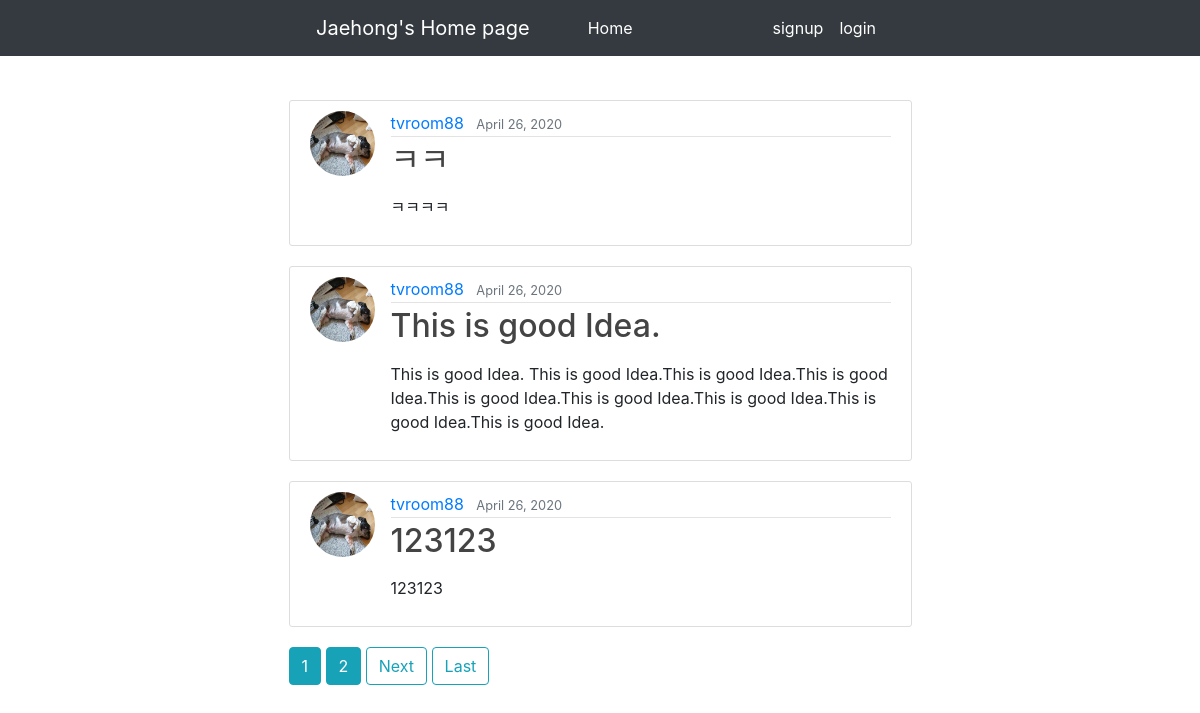
The page / on the database its author committed.
### blog/models.py (models this page shows, shortened)
class Post(models.Model):
    title = models.CharField(max_length=100)
    content = models.TextField()
    date_posted = models.DateTimeField(default=timezone.now)
    author = models.ForeignKey(User, on_delete=models.CASCADE)

### users/models.py (models this page shows, shortened)
class Profile(models.Model):
    user = models.OneToOneField(User, on_delete=models.CASCADE)
    image = models.ImageField(default='default.jpg', upload_to='profile_pics')

### blog/views.py (the view)
# urls.py: path('', PostListView.as_view(), name='home'),
class PostListView(ListView):
    model = Post
    template_name = 'blog/home.html'
    context_object_name = 'posts'
    ordering = ['-date_posted']
    paginate_by = 3

### blog/templates/blog/home.html (shortened to what this page needs)
{% extends "base.html" %}
{% block content %}
    {% for post in posts %}
        <article class="media content-section">
            <img class="rounded-circle article-img" src="{{ post.author.profile.image.url }}">
            <div class="media-body">
                <div class="article-metadata">
                    <a class="mr-2" href="{% url 'user-posts' post.author.username %}">{{ post.author }}</a>
                    <small class="text-muted">{{ post.date_posted|date:"F d, Y" }}</small>
                </div>
                <h2><a class="article-title" href="{% url 'post-detail' post.id %}">{{ post.title|linebreaks }}</a></h2>
                <p class="article-content">{{ post.content }}</p>
            </div>
        </article>
    {% endfor %}
    {% if is_paginated %}
        <div class="bottom-things">
            {% for num in page_obj.paginator.page_range %}
                {% if page_obj.number == num %}
                    <a class="btn btn-info mb-4" href="?page={{ num }}">{{ num }}</a>
                {% elif num > page_obj.number|add:'-3' and  num < page_obj.number|add:'3' %}
                    <a class="btn btn-info mb-4" href="?page={{ num }}">{{ num }}</a>
                {% endif %}
            {% endfor %}
            {% if page_obj.has_next %}
                <a class="btn btn-outline-info mb-4" href="?page={{ page_obj.next_page_number }}">Next</a>
                <a class="btn btn-outline-info mb-4" href="?page={{ page_obj.paginator.num_pages }}">Last</a>
            {% endif %}
        </div>
    {% endif %}
{% endblock content %}

### templates/base.html (shortened to what this page needs)
{% load static %}
<!doctype html>
<html lang="en">
<head>
    <link rel="stylesheet" href="https://stackpath.bootstrapcdn.com/bootstrap/4.4.1/css/bootstrap.min.css"
>
    <link rel="stylesheet" type="text/css" href="{% static 'blog/main.css' %}">
</head>
<body class="d-flex flex-column h-100">
<header>
    <nav class="navbar navbar-expand-md navbar-dark fixed-top bg-dark">
        <a id="up-left1" class="navbar-brand" href="#">Jaehong's Home page</a>
        <div class="collapse navbar-collapse" id="navbarCollapse">
            <ul id="up-left2" class="navbar-nav mr-auto">
                <li class="nav-item active">
                    <a class="nav-link" href="{% url 'home' %}"> Home <span class="sr-only">(current)</span></a>
                </li>
            </ul>
            <form id="up-right" class="form-inline mt-2 mt-md-0">
                <ul class="navbar-nav mr-auto">
                    {% if user.is_authenticated %}
                        <li class="nav-item active">
                            <a class="nav-link" href="{% url 'post-create' %}"> New Post <span class="sr-only">(current)</span></a>
                        </li>
                        <li class="nav-item active">
                            <a class="nav-link" href="{% url 'profile' %}"> profile <span class="sr-only">(current)</span></a>
                        </li>
                        <li class="nav-item active">
                            <a class="nav-link" href="{% url 'logout' %}"> logout <span class="sr-only">(current)</span></a>
                        </li>
                    {% else %}
                        <li class="nav-item active">
                            <a class="nav-link" href="{% url 'signup' %}"> signup <span class="sr-only">(current)</span></a>
                        </li>
                        <li class="nav-item active">
                            <a class="nav-link" href="{% url 'login' %}"> login </a>
                        </li>
                    {% endif %}
                </ul>
            </form>
        </div>
    </nav>
</header>
<div id='body1'>
{% block content %}{% endblock %}
</div>
</body>
</html>

### blog/static/blog/main.css (style rules this page uses)
h2 { color: green; }
#up-right { margin: 0 300px 0 0; }
#up-left1 { margin: 0 0 0 300px; }
#up-left2 { margin: 0 0 0 50px; }
#body1 { margin: 100px auto 0 auto; }
ul { margin: 0; }
.content-section { background: #ffffff; padding: 10px 20px; border: 1px solid #dddddd; border-radius: 3px; margin-bottom: 20px; }
.article-title { color: #444444; }
.article-content { white-space: pre-line; }
.article-img { height: 65px; width: 65px; margin-right: 16px; }
.article-metadata { padding-bottom: 1px; margin-bottom: 4px; border-bottom: 1px solid #e3e3e3 }
.media-body { width: 500px; }

### rows shown on the page
Post: author.profile.image (picture), author "tvroom88", date_posted "April 26, 2020", title "ㅋㅋ", content "ㅋㅋㅋㅋ"
Post: author.profile.image (picture), author "tvroom88", date_posted "April 26, 2020", title "This is good Idea.", content "This is good Idea. This is good Idea.This is good Idea.This is good Idea.This is good Idea.This is good Idea.This is good Idea.This is good Idea.This is good Idea."
Post: author.profile.image (picture), author "tvroom88", date_posted "April 26, 2020", title "123123", content "123123"

### other values the page prints
{{ num }} "1"
{{ num }} "2"
